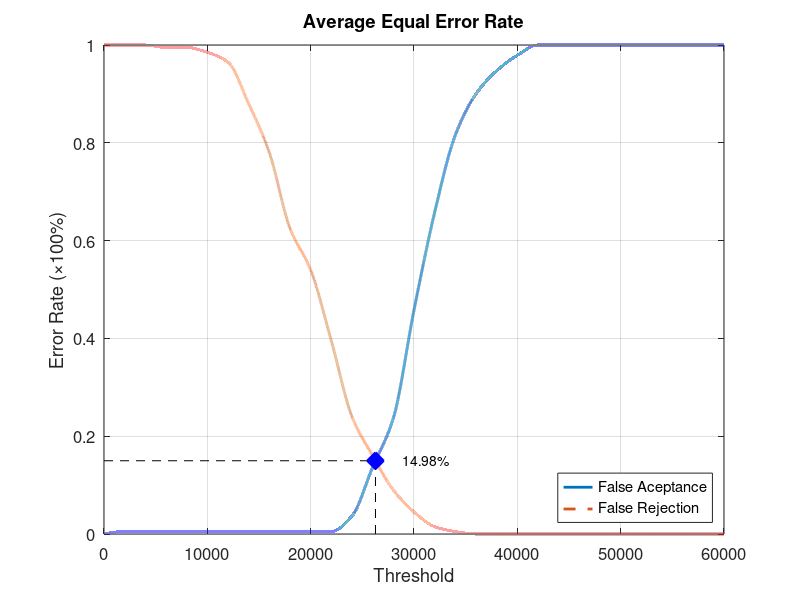
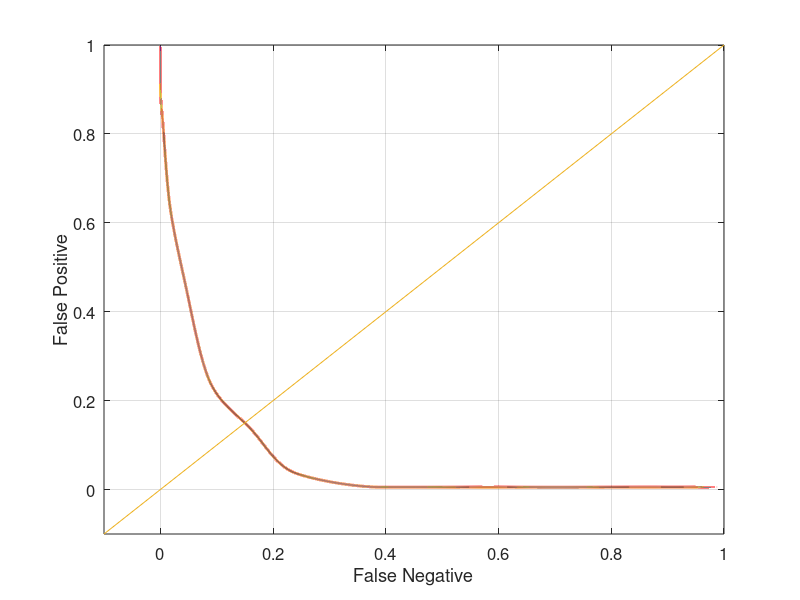

The MATLAB source for these figures, in order:
function yEER = Database2_4
close all;
clear;
clc;
x = 0:2000:60000;
xq = 0:0.5:60000;

y0 = [0 0.00526316 0.00526316 0.00526316 0.00526316 0.00526316 0.00526316 0.00526316 0.00526316 0.00526316 0.00526316 0.00526316 0.0368421 0.136842 0.236842 0.457895 0.657895 0.815789 0.9 0.947368 0.978947 1 1 1 1 1 1 1 1 1 1];
yy0 = interp1(x, y0, xq, 'pchip');
y1 = [1 1 1 0.995 0.995 0.985 0.965 0.88 0.78 0.625 0.54 0.395 0.24 0.16 0.09 0.045 0.015 0.005 0 0 0 0 0 0 0 0 0 0 0 0 0];
yy1 = interp1(x, y1, xq, 'pchip');

% Calculating EER: 
y2 = abs(y0 - y1);
find(y2 == min(y2))
yy2 = abs(yy0 - yy1);
xEER = find(yy2 == min(yy2));
xEERIndex = xq(xEER) % X-axis EER
yEER = yy0(xEER) % Y-axis EER

main = figure
plot(xq, yy0,'-','LineWidth', 2);	hold on
plot(xq, yy1,'--','LineWidth', 2);	hold on
plot([xEERIndex xEERIndex], [0 yEER], 'k--');	hold on
plot([0 xEERIndex], [yEER yEER], 'k--');	hold on
plot(xEERIndex, yEER, 'bx', 'LineWidth', 10);	hold on
text(xEERIndex + 10 * xEERIndex / 100, yEER, [num2str(round((10000 * yEER)) / 100) '%'])
legend('False Aceptance', 'False Rejection', 'Location', 'SouthEast')
xlabel('Threshold')
ylabel('Error Rate (\times100%)')
title('Average Equal Error Rate')
set(gca, 'FontSize', 12)
axis([0 60000 0 1])
grid on

print(main, 'Database2_4Main', '-dpng');
FNRxFPR = figure('Color', [1 1 1]);
plot(yy1, yy0, '-', yy1, yy0, 'LineWidth', 2);
hold on
y = -0.1:0.1:1
plot(y, y); 
set(gca, 'FontSize', 12)
xlabel('False Negative')
ylabel('False Positive')
axis([-0.1 1 -0.1 1])
set(gca, 'FontSize', 12)
grid on

print(FNRxFPR, 'Database2_4FNRxFPR','-dpng');
end
